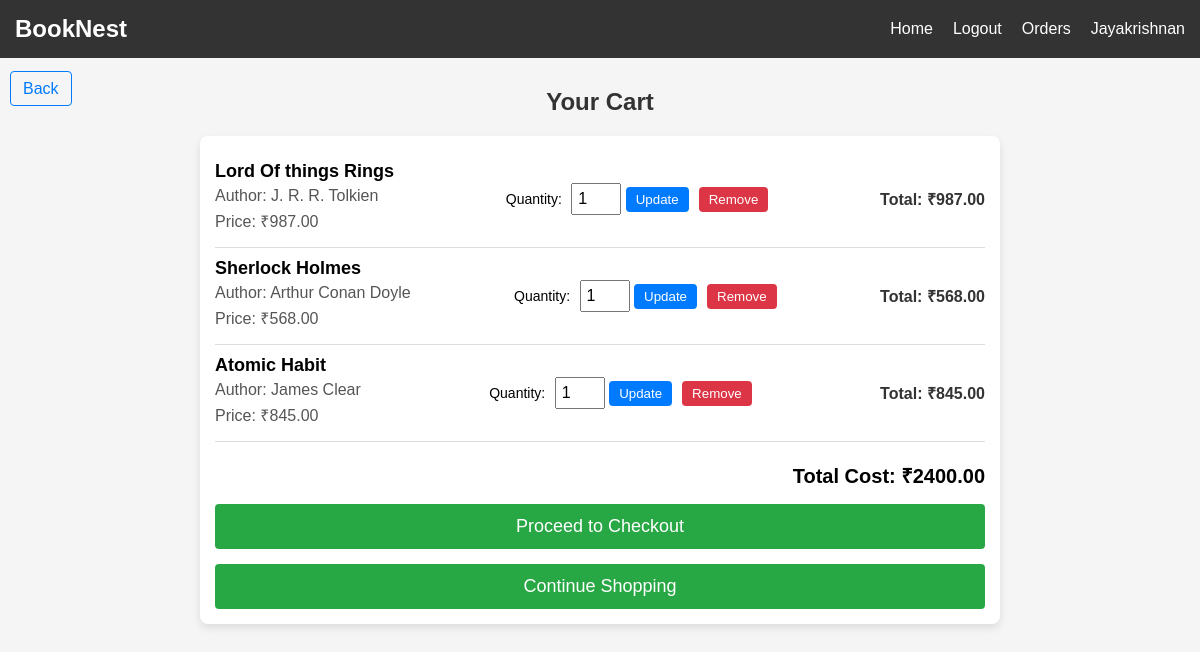
The page /cart/ (signed in) on the database its author committed.
### store/models.py (models this page shows, shortened)
class CustomUser(AbstractUser):
    pass

class CartItem(models.Model):
    cart = models.ForeignKey(Cart, on_delete=models.CASCADE, related_name="items")
    product = models.ForeignKey(Product, on_delete=models.CASCADE)
    quantity = models.PositiveIntegerField(default=1)
    def total_price(self):
        return self.quantity * self.product.price

class Product(models.Model):
    title = models.CharField(max_length=255)
    author = models.CharField(max_length=255)
    price = models.DecimalField(max_digits=10, decimal_places=2)
    category = models.ForeignKey(Category, on_delete=models.CASCADE, related_name="products")
    quantity = models.DecimalField(max_digits=10, decimal_places=3)
    image = models.ImageField(upload_to='product_images/', blank=True, null=True)

### store/views.py (the view)
# urls.py: path('cart/', views.cart_view, name='cart_view'),
def cart_view(request):
    cart, created = Cart.objects.get_or_create(user=request.user)
    cart_items = cart.items.all()
    total_cost = sum(item.total_price() for item in cart_items)
    return render(request, "cart.html", {
        "cart_items": cart_items,
        "total_cost": total_cost,
    })

### templates/cart.html (shortened to what this page needs)
<!DOCTYPE html>
{% load static %}
<html lang="en">
<head>
    <link rel="stylesheet" href="{% static 'style2.css' %}">
</head>
<body>
<header class="navbar">
    <div class="navbar-left">
        <h1>BookNest</h1>
    </div>
    <div class="navbar-right">
        <a href="{% url 'home' %}">Home</a>
        <a href="{% url 'index' %}">Logout</a>
        {% if user.is_authenticated %}
        <a href="{% url 'orders' %}">Orders</a>
            <span class="user-info">{{ user.username }}</span>
        {% endif %}
    </div>
</header>
<h2>Your Cart</h2>
<div class="cart-items">
    {% if cart_items %}
        {% for item in cart_items %}
            <div class="cart-item">
                <div class="cart-item-details">
                    <h4>{{ item.product.title }}</h4>
                    <p>Author: {{ item.product.author }}</p>
                    <p>Price: ₹{{ item.product.price }}</p>
                </div>
                <div class="cart-item-actions">
                    <form action="{% url 'update_quantity' item.id %}" method="post">
                        <label for="quantity">Quantity:</label>
                        <input type="number" name="quantity" min="1" value="{{ item.quantity }}">
                        <button type="submit" class="update-button">Update</button>
                    </form>
                    <form action="{% url 'remove_from_cart' item.id %}" method="post">
                        <button type="submit" class="remove-button">Remove</button>
                    </form>
                </div>
                <p class="item-total">Total: ₹{{ item.total_price }}</p>
            </div>
        {% endfor %}
        <p class="cart-total"><strong>Total Cost: ₹{{ total_cost }}</strong></p>
        <button class="checkout-button" onclick="location.href='{% url 'checkout' %}'">Proceed to Checkout</button>
        <button class="checkout-button" onclick="location.href='{% url 'home' %}'">Continue Shopping</button>
    {% else %}
        <p>Your cart is empty.</p>
    {% endif %}
</div>
<div class="back-button">
    <a href="javascript:history.back();" class="button">Back</a>
</div>
</body>
</html>

### static/style2.css (style rules this page uses)
* { margin: 0; padding: 0; box-sizing: border-box; font-family: Arial, sans-serif; }
.navbar { background-color: #333; color: white; display: flex; justify-content: space-between; padding: 10px 20px; padding-bottom: 25px; }
.navbar-right { display: flex; align-items: center; justify-content: center; }
.navbar h1 { font-size: 24px; }
.navbar a { color: white; margin-left: 15px; text-decoration: none; }

### templates/cart.html (style rules this page uses)
.navbar { display: flex; justify-content: space-between; padding: 15px; background-color: #333; color: white; align-items: center; }
.navbar h1 { font-size: 24px; margin: 0; }
.navbar-right a, .navbar-right .user-info { color: white; margin-left: 20px; text-decoration: none; }
body { font-family: Arial, sans-serif; background-color: #f5f5f5; }
h2 { margin-top: 30px; color: #333; font-size: 24px; text-align: center; }
.cart-items { max-width: 800px; margin: 20px auto; padding: 15px; background-color: white; box-shadow: 0 4px 8px rgba(0,0,0,0.1); border-radius: 8px; }
.cart-item { display: flex; justify-content: space-between; align-items: center; padding: 10px 0; border-bottom: 1px solid #ddd; }
.cart-item-details h4 { font-size: 18px; margin: 0 0 5px; }
.cart-item-details p { margin: 5px 0; color: #555; }
.cart-item-actions { display: flex; align-items: center; }
.cart-item-actions form { margin: 0 5px; }
.cart-item-actions label { font-size: 14px; margin-right: 5px; }
.cart-item-actions input[type="number"] { width: 50px; padding: 5px; font-size: 16px; }
.update-button, .remove-button { background-color: #007BFF; color: white; border: none; padding: 5px 10px; border-radius: 4px; cursor: pointer; transition: background-color 0.3s; }
.remove-button { background-color: #dc3545; }
.item-total { color: #333; font-size: 16px; font-weight: bold; }
.cart-total { text-align: right; font-size: 20px; font-weight: bold; margin-top: 20px; }
.checkout-button { display: block; width: 100%; padding: 12px; background-color: #28a745; color: white; font-size: 18px; text-align: center; border: none; border-radius: 4px; cursor: pointer; margin-top: 15px; transition: background-color 0.3s; }
.back-button { position: fixed; top: 80px; left: 10px; z-index: 1000; }
.back-button .button { padding: 8px 12px; background-color: transparent; color: #007BFF; text-decoration: none; border: 1px solid #007BFF; border-radius: 4px; font-weight: normal; transition: background-color 0.3s, color 0.3s; }

### rows shown on the page
CustomUser: username "Jayakrishnan"
CartItem: product "Lord Of things Rings", product.author "J. R. R. Tolkien", product.price "987.00", quantity "1", total_price "987.00"
CartItem: product "Sherlock Holmes", product.author "Arthur Conan Doyle", product.price "568.00", quantity "1", total_price "568.00"
CartItem: product "Atomic Habit", product.author "James Clear", product.price "845.00", quantity "1", total_price "845.00"

### other values the page prints
{{ total_cost }} "2400.00"
